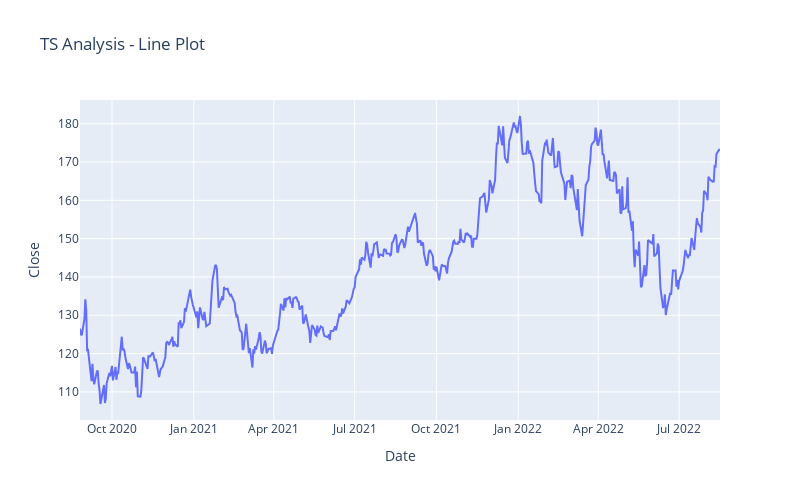

Source (notebook cell):
### Code cell
import plotly.express as px
figure = px.line(data, x = data.index, y = "Close", title = "TS Analysis - Line Plot", width = 800, height = 500)
figure.show()

### Figure 1 — Plotly figure (JSON) as saved in the notebook; plotly's stock layout.template omitted (floating-point values rounded to 4 significant figures; data arrays with more than 128 entries replaced by an {"elided": "..."} marker saying what was removed)
{"data": [{"hovertemplate": "Date=%{x}<br>Close=%{y}<extra></extra>", "legendgroup": "", "line": {"color": "#636efa", "dash": "solid"}, "marker": {"symbol": "circle"}, "mode": "lines", "name": "", "orientation": "v", "showlegend": false, "type": "scatter", "x": {"elided": "497 str values"}, "xaxis": "x", "y": {"elided": "497 float values"}, "yaxis": "y"}], "layout": {"height": 500, "legend": {"tracegroupgap": 0}, "title": {"text": "TS Analysis - Line Plot"}, "width": 800, "xaxis": {"anchor": "y", "autorange": true, "domain": [0, 1], "range": ["2020-08-26", "2022-08-16"], "title": {"text": "Date"}, "type": "date"}, "yaxis": {"anchor": "x", "autorange": true, "domain": [0, 1], "range": [102.7, 186.2], "title": {"text": "Close"}, "type": "linear"}}}
